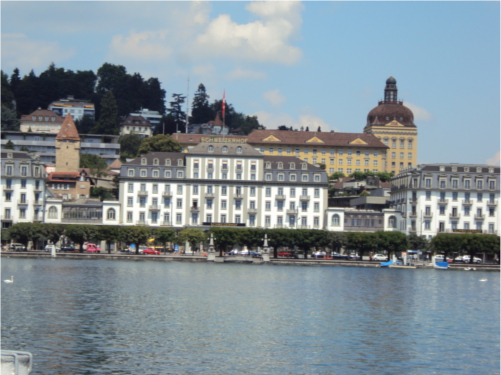
#> input picture TSI/img/TP1 image/Docs - Primitives-20230926/pics/P1.JPG, 501 x 375 px, found by its file name
$ jupyter execute --allow-errors TP1.ipynb   (older library calls are emulated)
#> lines starting #> are read from the running program, lines starting #| are printed output that depends on the picture; after the words box and inside, x2 and y2 are one past the last pixel; in counts of white or black regions, pixels touching at a corner belong together
[cell 1]
from PIL import Image
import matplotlib.pyplot as plt
import numpy as np
from scipy.signal import convolve2d

[cell 2]
img = Image.open("Docs - Primitives-20230926\pics\P1.JPG")
#> img is the input picture: PIL image 501x375 RGB; mean R, G, B 130.7, 143, 149.6

plt.imshow(img)
plt.show()

[cell 3]
img_arr = np.array(img)
img_arr.shape
#> Out = (375, 501, 3)

[cell 4]
Amp = 1
img_gs = (img_arr[:,:,0] + img_arr[:,:,1] + img_arr[:,:,2]) * Amp /3
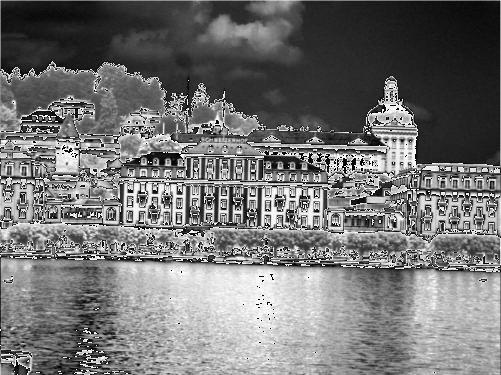
#> img_gs: shape (375, 501) float64; min 0, max 85, mean 38.6; drawn with min black and max white
plt.imshow(img_gs)

[cell 5]
def gradient(img, axis):
#> called with axis = 0
    if axis == 1:
        grad = np.array([[-1, -2, -1], [0, 0, 0], [1, 2, 1]])
    else:
        grad = np.array([[-1, 0, 1], [-2, 0, 2], [-1, 0, 1]])

    # Apply convolution with the gradient kernel
    out = np.zeros_like(img)
    out = convolve2d(img, grad, mode='same', boundary='wrap')
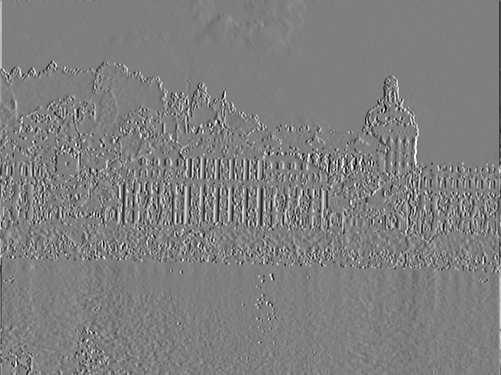
#> out: shape (375, 501) float64; min -334.3, max 335, mean 0; drawn with min black and max white

    return out

[cell 6]
xgrad_img = gradient(img_gs, 0)
ygrad_img = gradient(img_gs, 1)
#> call 2 of gradient, with axis = 1
#> in gradient (call 2), `out = convolve2d(img, grad, mode='same', boundary='wrap')`:
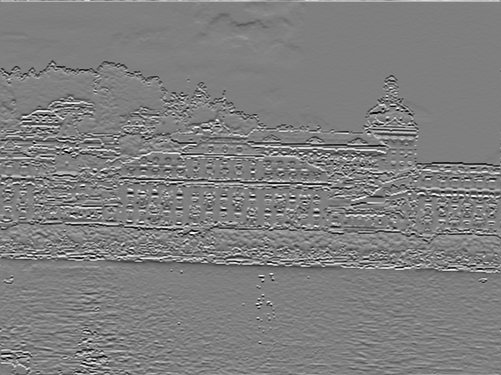
#> out: shape (375, 501) float64; min -329.7, max 330.7, mean 0; drawn with min black and max white

plt.figure(figsize=(15, 10))

# X gradient
plt.subplot(1,2,1)
plt.imshow(xgrad_img)
plt.title("X gradient ")

# Y gradient
plt.subplot(1,2,2)
plt.imshow(ygrad_img)
plt.title("Y gradient ")

plt.show()
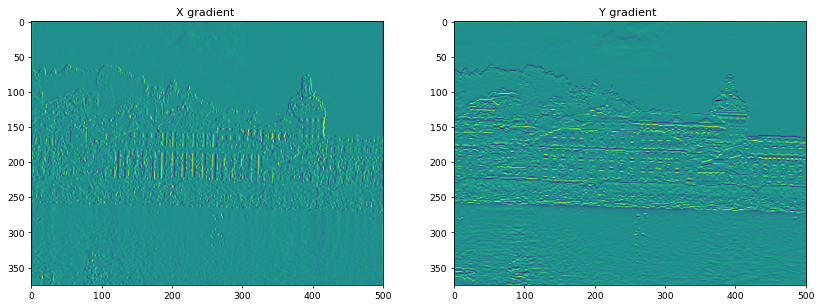
#> figure drawn by matplotlib, 2 panels

[cell 7]
k = 0.04
L = 0.01
def Harris(img, Xgrad, Ygrad) :
    out = np.zeros_like(img)

    for i in range(len(img[:,1])) :
        for j in range(len(img[1,:])):

            if i == 0 or j == 0 or j == len(img[1,:])-1 or i == len(img[:,1])-1:
                out[i,j] = 0
            else :

                M = np.array([[Xgrad[i,j]**2, Xgrad[i,j]*Ygrad[i,j]],[Xgrad[i,j]*Ygrad[i,j],Xgrad[i,j]**2]])
                det_M = np.linalg.det(M)
                trace_M = np.trace(M)
                C = det_M - k * (trace_M ** 2)
                out[i,j] = C
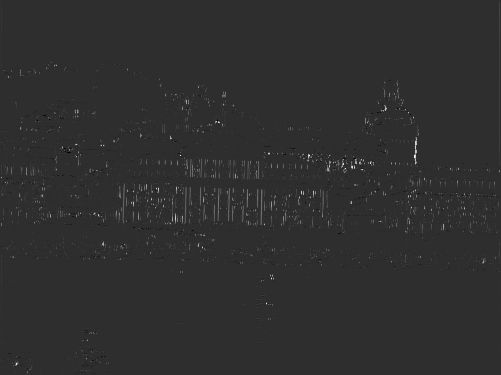
#> out: shape (375, 501) float64; min -2.33e+09, max 1.06e+10, mean 51363217.1; drawn with min black and max white

    out[out > L * out.max()] = 255
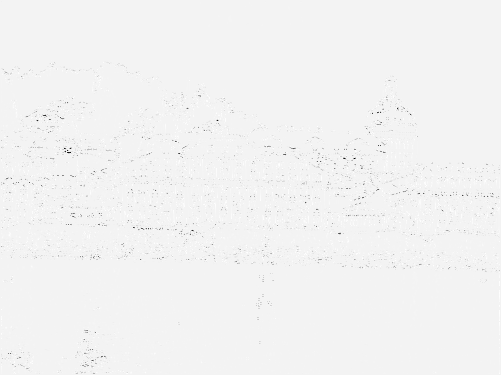
#> out: shape (375, 501) float64; 5.78% of pixels changed, all inside (x1, y1, x2, y2) = (1, 1, 500, 374); drawn with min black and max white
    out[out <= L * out.max()] = 0
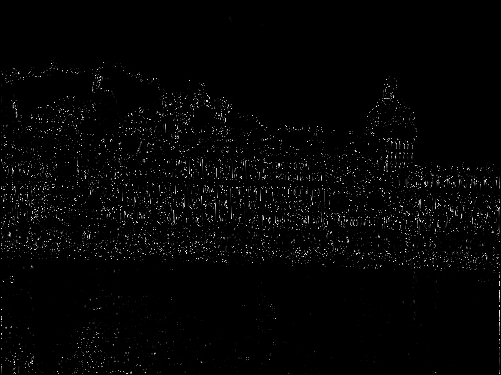
#> out: shape (375, 501) float64; min 0, max 105731068.9, mean 1907009.3; drawn with min black and max white
    return out

[cell 8]
har_img = Harris(img_gs, xgrad_img, ygrad_img)

plt.figure(figsize=(15, 10))

# X gradient
plt.subplot(1,2,1)
plt.imshow(img)
plt.title("Original")

# Y gradient
plt.subplot(1,2,2)
plt.imshow(har_img)
plt.title("Harris")

plt.show()

[cell 9]
import cv2
import numpy as np

# Load an image
image = cv2.imread("Docs - Primitives-20230926\pics\P1.JPG")  # Replace "example.jpg" with your image file's path

# Convert the image to grayscale (Harris detector works on grayscale images)
gray = cv2.cvtColor(image, cv2.COLOR_BGR2GRAY)
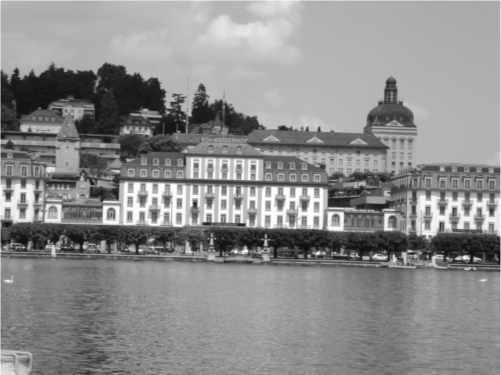
#> gray: shape (375, 501); min 14, max 255, mean 140.1

# Perform Harris Corner Detection
dst = cv2.cornerHarris(gray, blockSize=1, ksize=3, k=0.04)
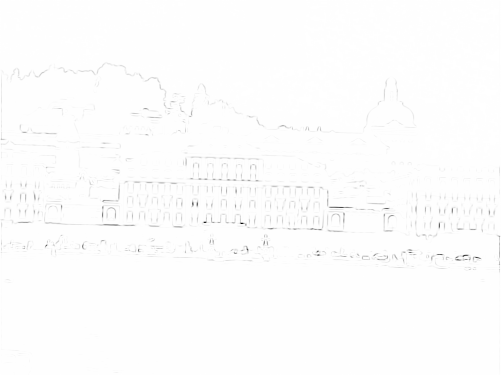
#> dst: shape (375, 501) float32; min -0.0105, max 0, mean -5.14e-05; drawn with min black and max white

# Threshold the corner response to identify significant corners
threshold = 0.01 * dst.max()
#> threshold = 0
corner_image = np.copy(image)
corner_image[dst > threshold] = [255, 0, 0]  # Mark corners in red

# Display the corners on the original image
plt.imshow(corner_image)

$ run again, with TSI/img/TP1 image/Docs - Primitives-20230926/pics/P2.JPG copied over TSI/img/TP1 image/Docs - Primitives-20230926/pics/P1.JPG
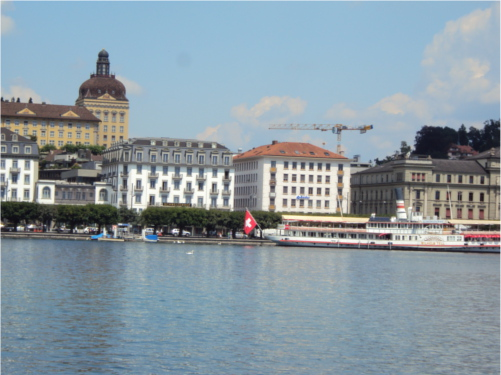
#> input picture TSI/img/TP1 image/Docs - Primitives-20230926/pics/P2.JPG, 501 x 375 px, found by its file name
#> img is the input picture: PIL image 501x375 RGB; mean R, G, B 137.6, 152.9, 162.2
#> after the loop in Harris, `for i in range(len(img[:,1])) :`:
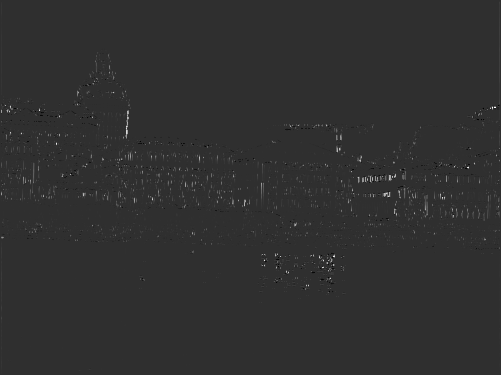
#> out: shape (375, 501) float64; min -2.52e+09, max 1.09e+10, mean 37409307.1; drawn with min black and max white
#> `dst = cv2.cornerHarris(gray, blockSize=1, ksize=3, k=0.04)`:
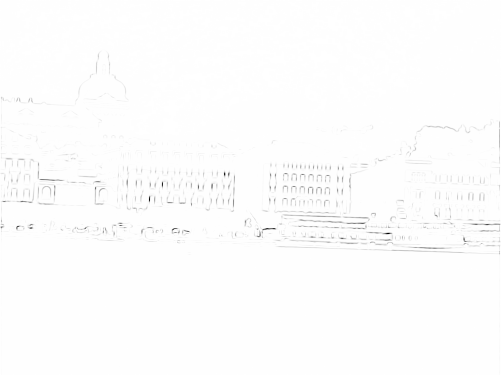
#> dst: shape (375, 501) float32; min -0.011, max 0, mean -5.71e-05; drawn with min black and max white
#> threshold = 0

$ run again, with TSI/img/TP1 image/Docs - Primitives-20230926/pics/P3.JPG copied over TSI/img/TP1 image/Docs - Primitives-20230926/pics/P1.JPG
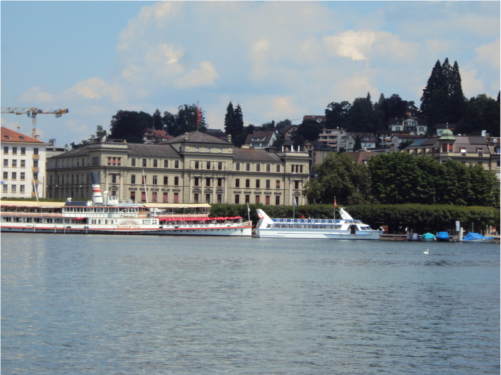
#> input picture TSI/img/TP1 image/Docs - Primitives-20230926/pics/P3.JPG, 501 x 375 px, found by its file name
#> img is the input picture: PIL image 501x375 RGB; mean R, G, B 129.1, 139.8, 146.2
#> in Harris, `out[out > L * out.max()] = 255`:
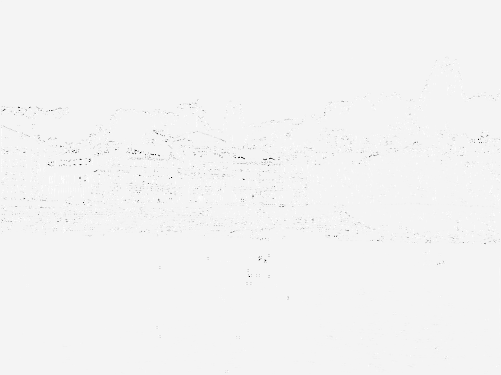
#> out: shape (375, 501) float64; min -2.42e+09, max 104517623.9, mean -4495121.4; drawn with min black and max white
#> `gray = cv2.cvtColor(image, cv2.COLOR_BGR2GRAY)`:
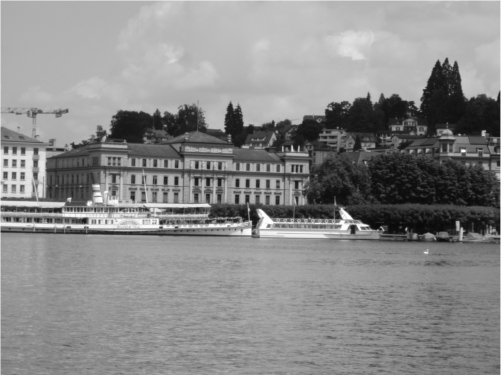
#> gray: shape (375, 501); min 8, max 255, mean 137.3
#> threshold = 0
